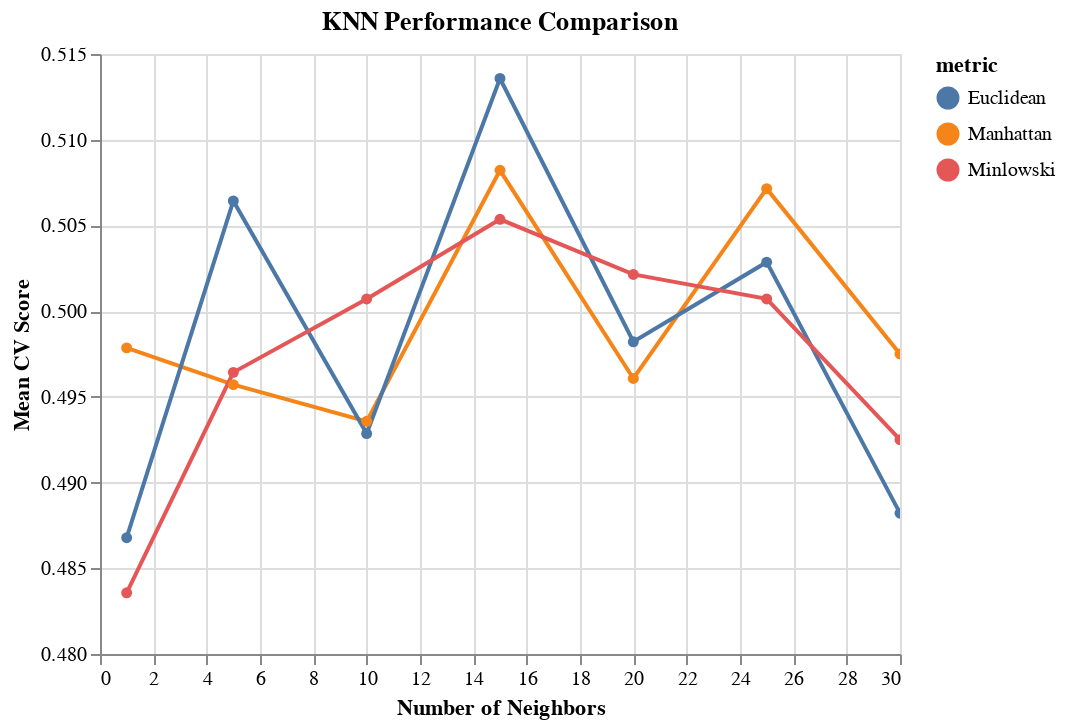

Here is the notebook cell this chart was saved with:
### Code cell
alt.Chart(results_KNN, 
          title='KNN Performance Comparison'
         ).mark_line(point=True).encode(
    alt.X('n_neighbors', title='Number of Neighbors'),
    alt.Y('test_score', title='Mean CV Score', scale=alt.Scale(zero=False)),
    color='metric'
).interactive()

### Figure 1 — Vega-Lite specification as saved in the notebook (floating-point values rounded to 4 significant figures)
{"config": {"view": {"continuousWidth": 400, "continuousHeight": 300}}, "data": {"name": "data-d02346433750923c1d9902fb5c75ab65"}, "mark": {"type": "line", "point": true}, "encoding": {"color": {"type": "nominal", "field": "metric"}, "x": {"type": "quantitative", "field": "n_neighbors", "title": "Number of Neighbors"}, "y": {"type": "quantitative", "field": "test_score", "scale": {"zero": false}, "title": "Mean CV Score"}}, "selection": {"selector001": {"type": "interval", "bind": "scales", "encodings": ["x", "y"]}}, "title": "KNN Performance Comparison", "$schema": "https://vega.github.io/schema/vega-lite/v4.8.1.json", "datasets": {"data-d02346433750923c1d9902fb5c75ab65": [{"n_neighbors": 1, "p": 1, "test_score": 0.4979, "metric": "Manhattan"}, {"n_neighbors": 1, "p": 2, "test_score": 0.4868, "metric": "Euclidean"}, {"n_neighbors": 1, "p": 5, "test_score": 0.4836, "metric": "Minlowski"}, {"n_neighbors": 5, "p": 1, "test_score": 0.4957, "metric": "Manhattan"}, {"n_neighbors": 5, "p": 2, "test_score": 0.5064, "metric": "Euclidean"}, {"n_neighbors": 5, "p": 5, "test_score": 0.4964, "metric": "Minlowski"}, {"n_neighbors": 10, "p": 1, "test_score": 0.4936, "metric": "Manhattan"}, {"n_neighbors": 10, "p": 2, "test_score": 0.4929, "metric": "Euclidean"}, {"n_neighbors": 10, "p": 5, "test_score": 0.5007, "metric": "Minlowski"}, {"n_neighbors": 15, "p": 1, "test_score": 0.5082, "metric": "Manhattan"}, {"n_neighbors": 15, "p": 2, "test_score": 0.5136, "metric": "Euclidean"}, {"n_neighbors": 15, "p": 5, "test_score": 0.5054, "metric": "Minlowski"}, {"n_neighbors": 20, "p": 1, "test_score": 0.4961, "metric": "Manhattan"}, {"n_neighbors": 20, "p": 2, "test_score": 0.4982, "metric": "Euclidean"}, {"n_neighbors": 20, "p": 5, "test_score": 0.5021, "metric": "Minlowski"}, {"n_neighbors": 25, "p": 1, "test_score": 0.5071, "metric": "Manhattan"}, {"n_neighbors": 25, "p": 2, "test_score": 0.5029, "metric": "Euclidean"}, {"n_neighbors": 25, "p": 5, "test_score": 0.5007, "metric": "Minlowski"}, {"n_neighbors": 30, "p": 1, "test_score": 0.4975, "metric": "Manhattan"}, {"n_neighbors": 30, "p": 2, "test_score": 0.4882, "metric": "Euclidean"}, {"n_neighbors": 30, "p": 5, "test_score": 0.4925, "metric": "Minlowski"}]}}
